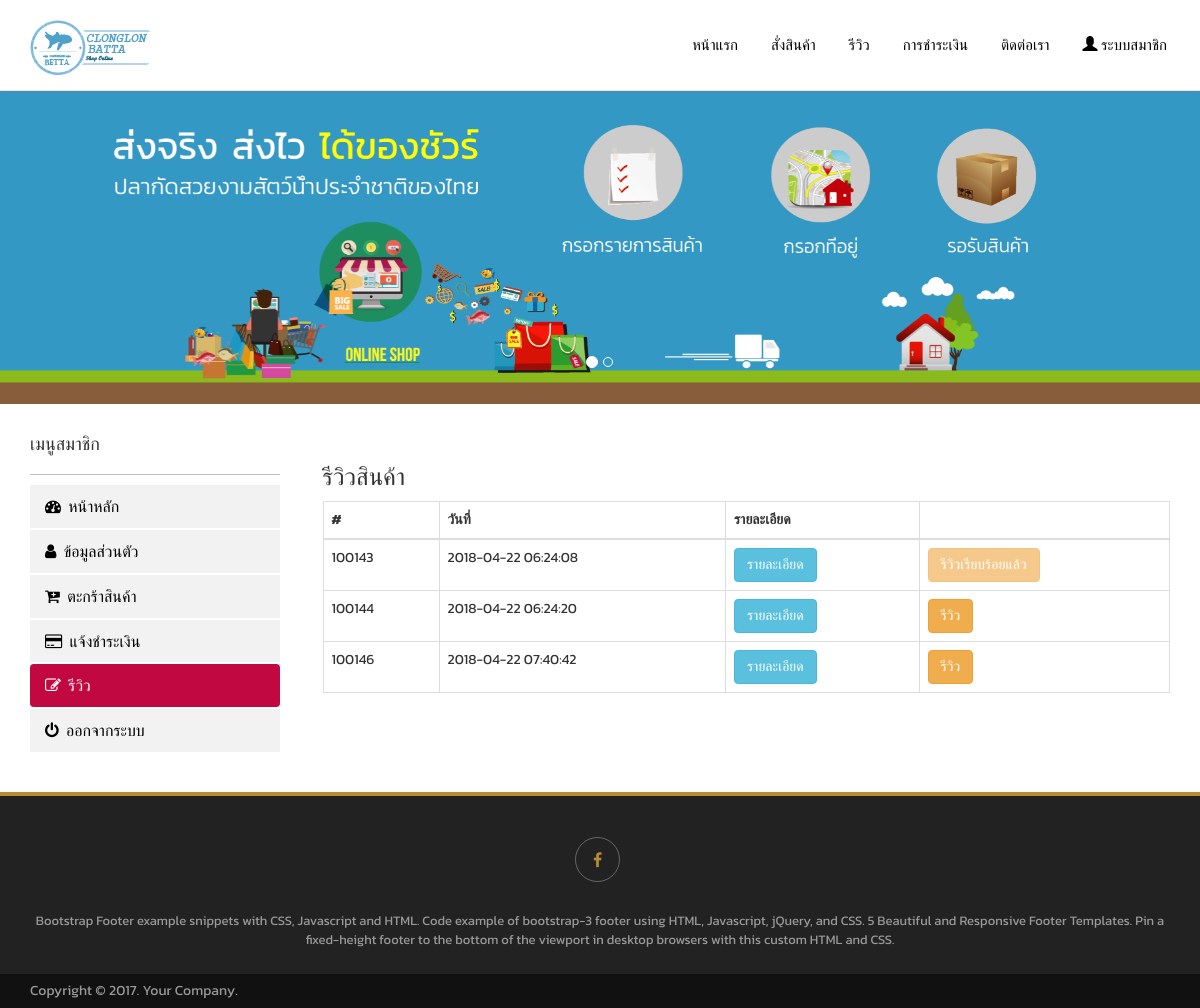
The app's page /index.php?pagemenu=dashboard&menu=review (signed in) with its own data.
### tables this page shows
CREATE TABLE IF NOT EXISTS `banner` (
  `ID` int(10) NOT NULL AUTO_INCREMENT,
  `Image` varchar(1000) NOT NULL,
  PRIMARY KEY (`ID`)
);

CREATE TABLE IF NOT EXISTS `orders` (
  `OrderID` int(100) NOT NULL AUTO_INCREMENT,
  `OrderDate` datetime NOT NULL,
  `UserID` int(100) NOT NULL,
  `Name` varchar(100) NOT NULL,
  `Address` varchar(1000) NOT NULL,
  `Tel` varchar(10) NOT NULL,
  `Paid` varchar(10) NOT NULL,
  `Delivery` varchar(10) NOT NULL,
  PRIMARY KEY (`OrderID`)
);

### mainfile/userfile/review.php (the view, shortened to what this page needs)
<?php
$sqlorder = "SELECT *FROM orders WHERE UserID = '".$_SESSION['UserID']."' and Paid ='Yes' and Delivery = 'Yes' ";
$resultorder = $con->query($sqlorder);
$count=1;
?>
<div class="container">
	<div class="row">
		<div class="col-sm-3 col-md-3">
			<?php include('menu.php');?>
		</div>
		<div class="col-sm-9 col-md-9">
			<br><br>
			<h3>รีวิวสินค้า</h3>
			<table class="table table-bordered">
				<thead>
					<tr>
						<th>#</th>
						<th>วันที่</th>
						<th>รายละเอียด</th>
						<th></th>
					</tr>
				</thead>
				<tbody>
					<?php while($roworder = $resultorder->fetch_assoc()) {
						$review = "SELECT * FROM review WHERE OrderID = '".$roworder['OrderID']."' ";
						$reviewresult = $con->query($review);
						$reviewrow = mysqli_fetch_assoc($reviewresult);
						?>
						<tr>
							<td><?php echo $roworder['OrderID'] ?></td>
							<td><?php echo $roworder['OrderDate'] ?></td>
							<td>
								<form action="index.php?pagemenu=dashboard&menu=order-detail" method="post">
									<button type="submit" name="detail-order" class="btn btn-info" >รายละเอียด</button>
								</form>
							</td>
							<td>
								<?php if(empty($reviewrow['Detail'])){?>
								<a href="" class="btn btn-warning" role="button" data-toggle="modal" data-target="#review<?php echo $count;?>"  >รีวิว</a>
								<?php }?>
								<?php if(!empty($reviewrow['Detail'])){?>
								<a class="btn btn-warning" disabled>รีวิวเรียบร้อยแล้ว</a>
								<?php }?>
							</td>
						</tr>
						<?php $count++; }?>
					</tbody>
				</table>
			</div>
		</div>
	</div>

### mainfile/carousel.php (shortened to what this page needs)
<?php
$sql =  "SELECT * FROM banner ";
$result = $con->query($sql);
$numrow = $result->num_rows;
$row = mysqli_fetch_assoc($result);
?>
<div class="container-fuild">
  <div id="myCarousel" class="carousel slide" data-ride="carousel">
    <ol class="carousel-indicators">
      <li data-target="#myCarousel" data-slide-to="0" class="active"></li>
      <?php for($i=1;$i<$numrow;$i++){?>
      <li data-target="#myCarousel" data-slide-to="<?php echo $i ;?>"></li>
        <?php }?>
    </ol>
    <div class="carousel-inner">
      <div class="item active">
        <img src="images/<?php echo $row['Image'];?>" alt="Los Angeles" style="width:100%;max-height: 600px;height: auto;">
      </div>
    </div>
  </div>
</div>

### css/theme_web.css (style rules this page uses)
body { padding-top: 90px; font-family: 'Kanit', sans-serif; }

### records on screen
banner: Image (picture)
orders: OrderID "100143", OrderDate "2018-04-22 06:24:08", shows "รีวิวเรียบร้อยแล้ว"
orders: OrderID "100144", OrderDate "2018-04-22 06:24:20"
orders: OrderID "100146", OrderDate "2018-04-22 07:40:42"
